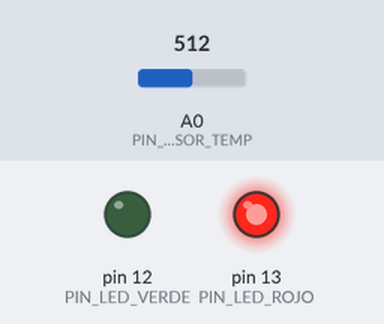
The sketch below on a simulated Arduino Uno, built with avr-gcc and run on an emulated ATmega328P. Parts: output pins drawn as LEDs (lit = HIGH). The test bench sets the inputs (shaded band); at power-on: A0 (PIN_SENSOR_TEMP) = 512.

Above: at 1.2 s.
1.3 s: A0 (PIN_SENSOR_TEMP) set to 28
2.8 s: A0 (PIN_SENSOR_TEMP) set to 22
At 3.3 s:
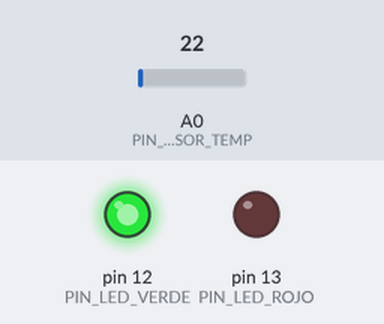
4.3 s: A0 (PIN_SENSOR_TEMP) set to 5
At 5.5 s:
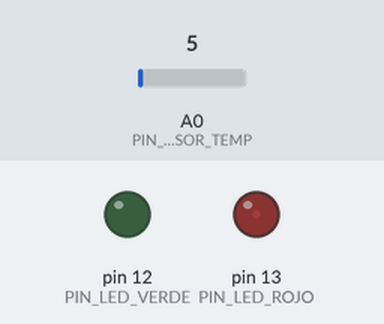
5.8 s: A0 (PIN_SENSOR_TEMP) set to 25
At 6.3 s:
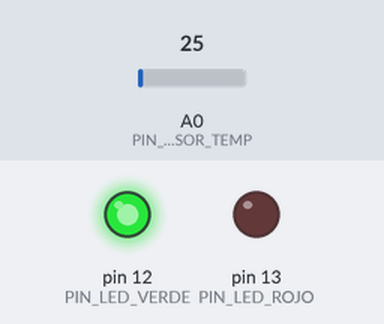
7.3 s: A0 (PIN_SENSOR_TEMP) set to 0
At 7.9 s:
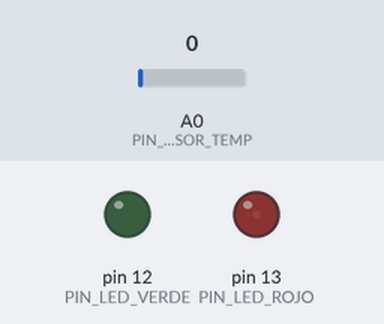
Timing chart, 0 to 9.8 s (numbered marks = the images above; inputs shaded):
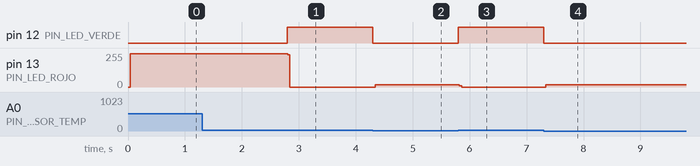

The sketch:

ejercicio_6.ino
```cpp
/*
Realizar un programa el cual me permita ver en un LED RGB el estado de la temperatura hambiente.

Si la temperatura es menor a 15º C, el LED azul se encenderá.
Si la temperatura se encutra entre 15º y 25º C, el LED verde se encenderá.
Si la temperatura es mayor a 25º C, el LED rojo se encenderá.

*/

class Led
{
    //atributos
private:
    int pin;

    //metodo contructor
public:
    Led(int p)
    {
        pin = p;
        pinMode(pin, OUTPUT);
    }

    //metodos publicos
    void encender()
    {
        digitalWrite(pin, HIGH);
    }

    void apagar()
    {
        digitalWrite(pin, LOW);
    }
};

class SensorTemperatura
{
private:
    int pin;

public:
    SensorTemperatura(int p)
    {
        pin = p;
        pinMode(pin, INPUT);
    }

    int getCelsius()
    {

        return analogRead(pin);
    }
};
/************ PROGRAMA PRINCIPAL ********************/
#define PIN_LED_ROJO 13
#define PIN_LED_VERDE 12
#define PIN_LED_AZUL 13
#define PIN_SENSOR_TEMP A0

//Declaro e instancio los objetos, siempre arriba void setup
Led led_rojo=Led(PIN_LED_ROJO);
Led led_verde=Led(PIN_LED_VERDE);
Led led_azul=Led(PIN_LED_AZUL);
SensorTemperatura sensor_temp=SensorTemperatura(PIN_SENSOR_TEMP);


void setup()
{}

void loop()
{
    if(sensor_temp.getCelsius()<15)
    {
        //enciendo el led azul y apago el resto
        led_azul.encender();
        led_verde.apagar();
        led_rojo.apagar();
    }
    else if(sensor_temp.getCelsius()>=15 && sensor_temp.getCelsius()<=25)
    {
        //enciendo el led verde y apago el resto
        led_azul.apagar();
        led_verde.encender();
        led_rojo.apagar();
    }
    else if(sensor_temp.getCelsius()>25)
    {
        //enciendo el led rojo y apago el resto
        led_azul.apagar();
        led_verde.apagar();
        led_rojo.encender();
    }
}
```

Measured:
- the behaviour switches between 26 and 25 on A0 (PIN_SENSOR_TEMP) (found by bisection; images 0 and 1)
- after the input at 1.3 s, every drawn part: stays the same
- after the input at 2.8 s, pin 12 (PIN_LED_VERDE): LOW → HIGH at once; pin 13 (PIN_LED_ROJO): 251/255 → 0/255 at once
- after the input at 4.3 s, pin 12 (PIN_LED_VERDE): HIGH → LOW at once; pin 13 (PIN_LED_ROJO): 0/255 → 16/255 at once
- after the input at 5.8 s, pin 12 (PIN_LED_VERDE): LOW → HIGH at once; pin 13 (PIN_LED_ROJO): 16/255 → 0/255 at once
- after the input at 7.3 s, pin 12 (PIN_LED_VERDE): HIGH → LOW at once; pin 13 (PIN_LED_ROJO): 0/255 → 16/255 at once
